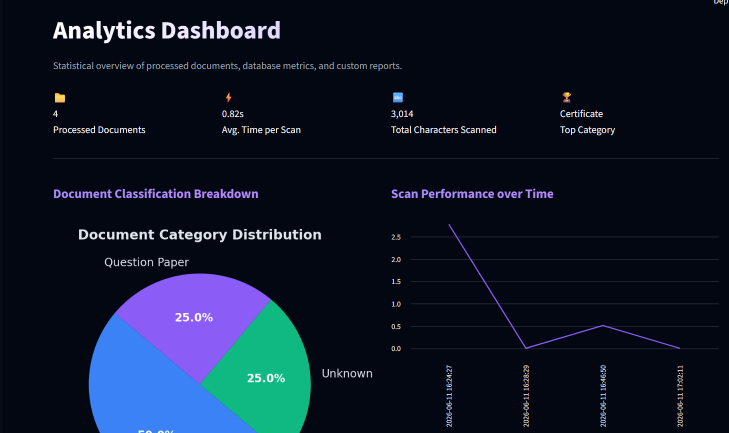
#> input picture images/Analytics Dashboard.png, 1457 x 866 px (shown at 1/2 size)
$ python -i image_processor.py   (imports and definitions only)
#> lines starting #> are read from the running program, lines starting #| are printed output that depends on the picture; after the words box and inside, x2 and y2 are one past the last pixel; in counts of white or black regions, pixels touching at a corner belong together
#> further down, picture is the input picture: shape (866, 1457, 3); mean B, G, R 41.5, 23.9, 14.8
import cv2
import numpy as np
from PIL import Image
# [47 lines left out: functions pil_to_cv, cv_to_pil, apply_grayscale, apply_denoising, apply_contrast_enhancement, not called in this run]
def apply_binarization(cv_img, method="otsu"):
    """
    Applies binarization (black and white thresholding).
    Methods: 'otsu', 'adaptive_gaussian', 'adaptive_mean'
    """
#> called with method = 'otsu'
    # Convert to grayscale first
    if len(cv_img.shape) == 3:
        gray = cv2.cvtColor(cv_img, cv2.COLOR_BGR2GRAY)
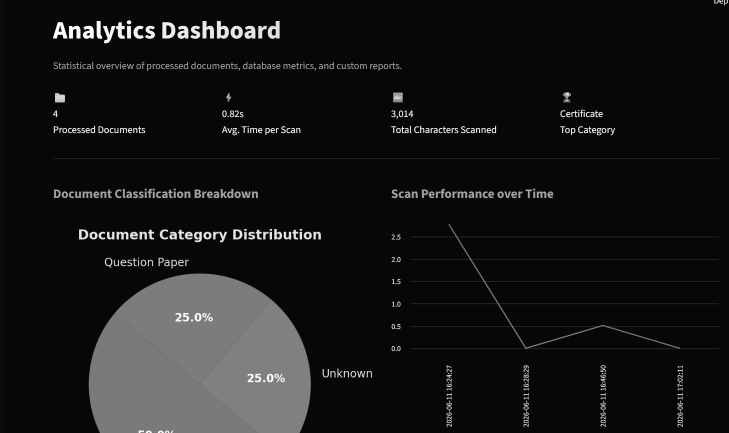
#> gray: shape (866, 1457) (shown at 1/2 size); min 7, max 255, mean 23.2
    else:
        gray = cv_img.copy()

    if method == "otsu":
        _, thresh = cv2.threshold(gray, 0, 255, cv2.THRESH_BINARY | cv2.THRESH_OTSU)
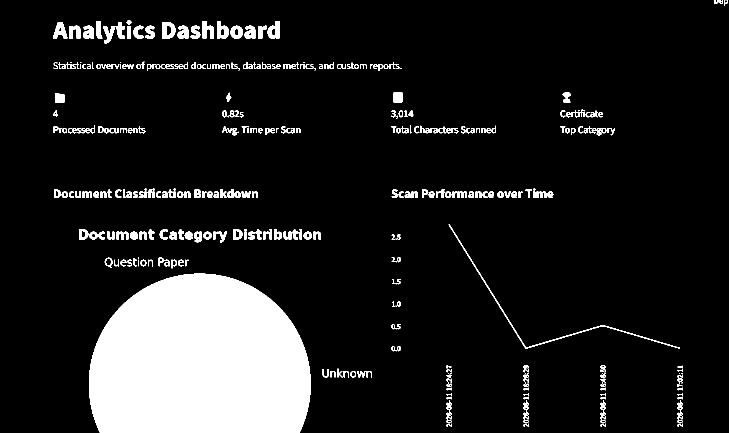
#> thresh: shape (866, 1457) (shown at 1/2 size); 12% white; 373 white regions (36 under 20 px), largest, box (x1, y1, x2, y2) and area: (178, 547, 622, 866) 119001, (897, 448, 1360, 698) 1415, (324, 44, 351, 77) 638
    elif method == "adaptive_gaussian":
        thresh = cv2.adaptiveThreshold(
            gray, 255, cv2.ADAPTIVE_THRESH_GAUSSIAN_C, cv2.THRESH_BINARY, 11, 2
        )
    elif method == "adaptive_mean":
        thresh = cv2.adaptiveThreshold(
            gray, 255, cv2.ADAPTIVE_THRESH_MEAN_C, cv2.THRESH_BINARY, 11, 2
        )
    else:
        # Default simple threshold
        _, thresh = cv2.threshold(gray, 127, 255, cv2.THRESH_BINARY)

    return thresh
# [105 lines left out: functions apply_deskew, apply_upscaling, run_preprocessing_pipeline, not called in this run]

>>> import cv2
>>> picture = cv2.imread('images/Analytics Dashboard.png')
>>> result = apply_binarization(picture)

$ run again, on images/Batch processing.png
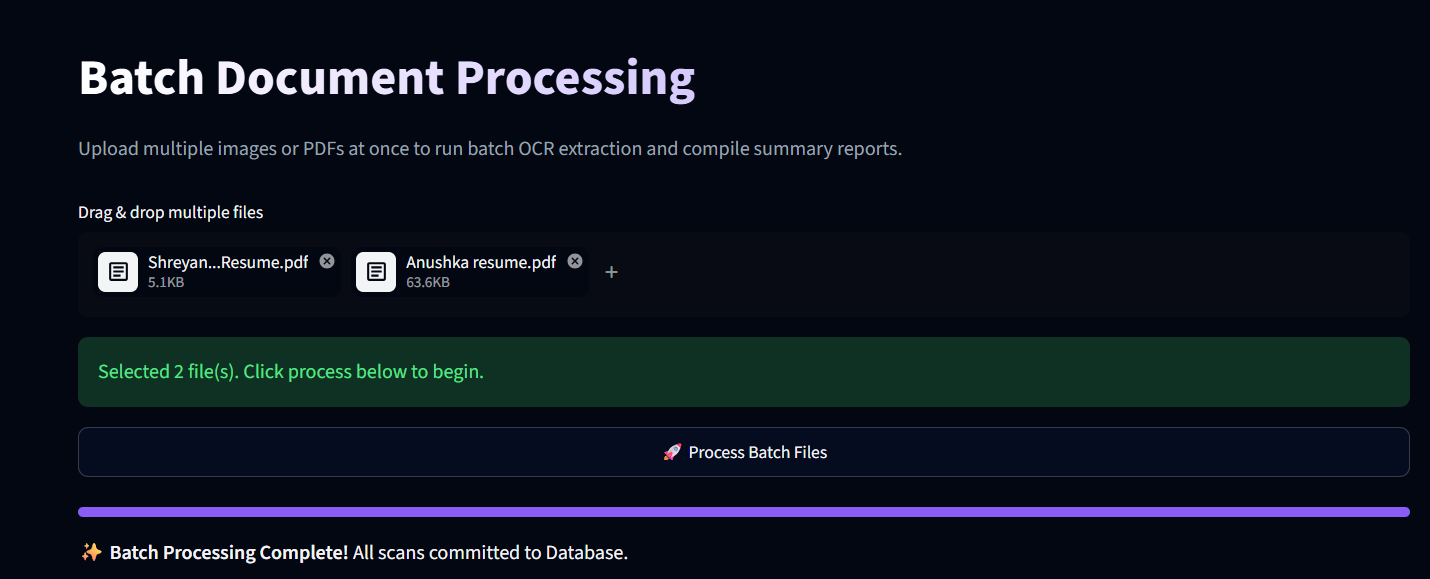
#> input picture images/Batch processing.png, 1430 x 579 px
#> picture is the input picture: shape (579, 1430, 3); mean B, G, R 31, 20, 13.2
#> in apply_binarization, `gray = cv2.cvtColor(cv_img, cv2.COLOR_BGR2GRAY)`:
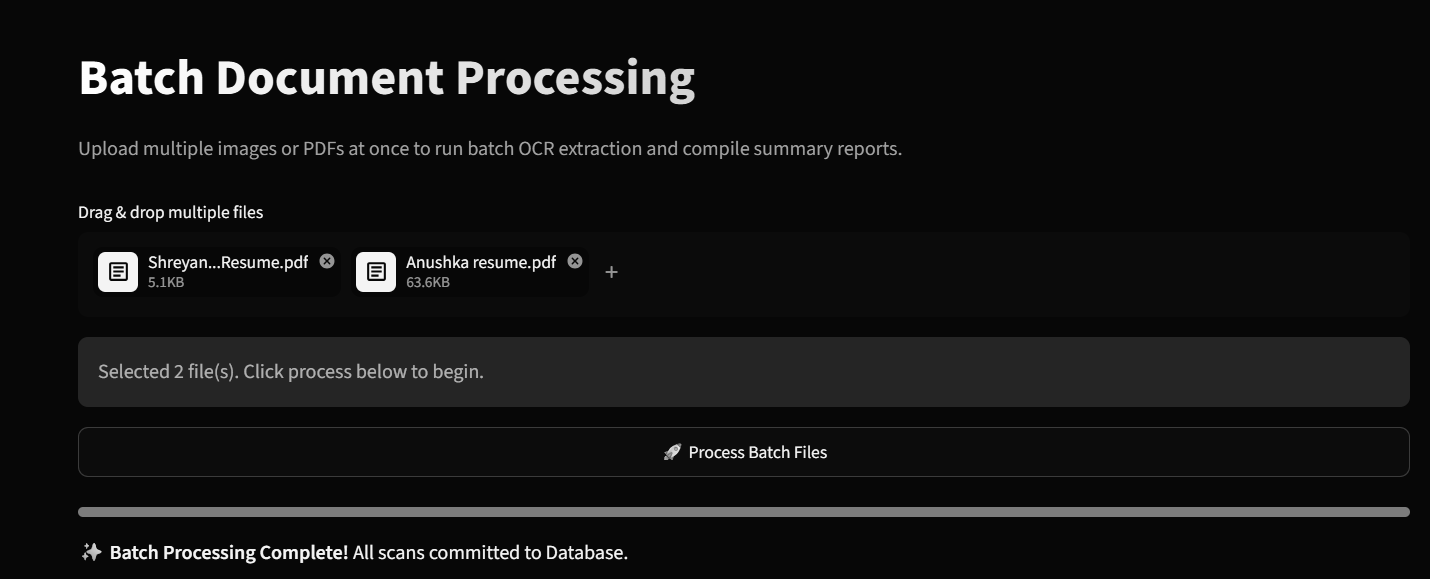
#> gray: shape (579, 1430); min 7, max 255, mean 19.2
#> in apply_binarization, `_, thresh = cv2.threshold(gray, 0, 255, cv2.THRESH_BINARY | cv2.THRESH..`:
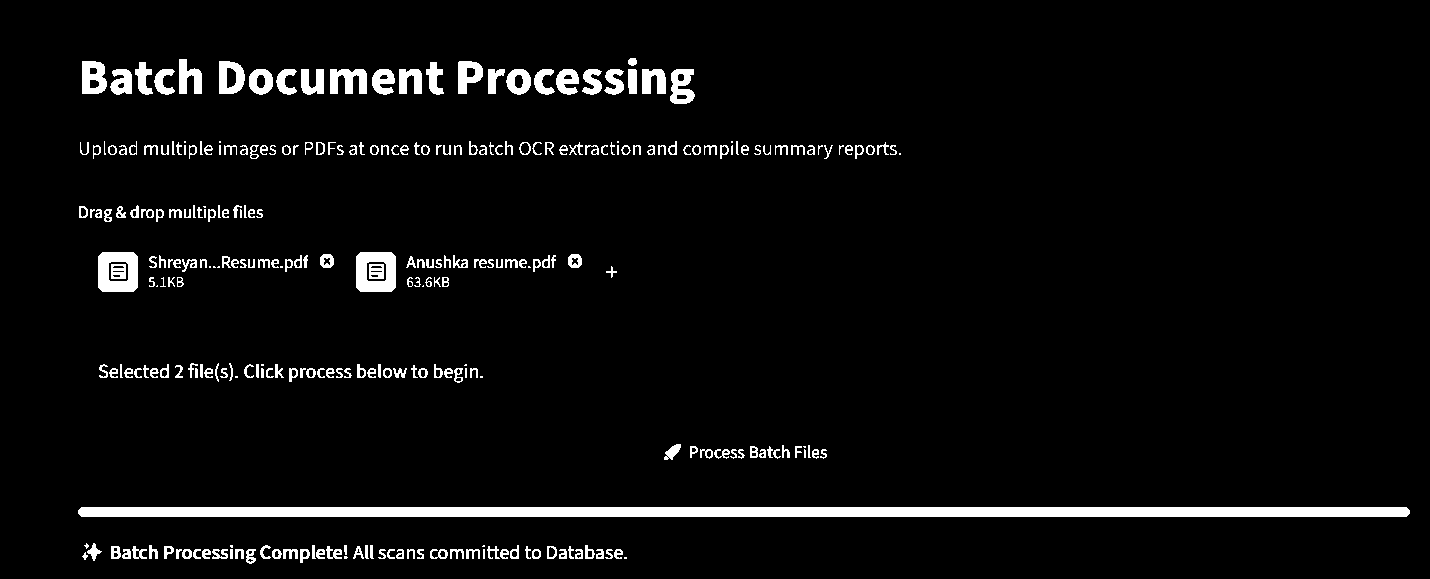
#> thresh: shape (579, 1430); 4.6% white; 294 white regions (31 under 20 px), largest, box (x1, y1, x2, y2) and area: (78, 507, 1410, 517) 13296, (98, 252, 138, 292) 1206, (356, 252, 396, 292) 1206

$ run again, on images/Download Raw Text.png
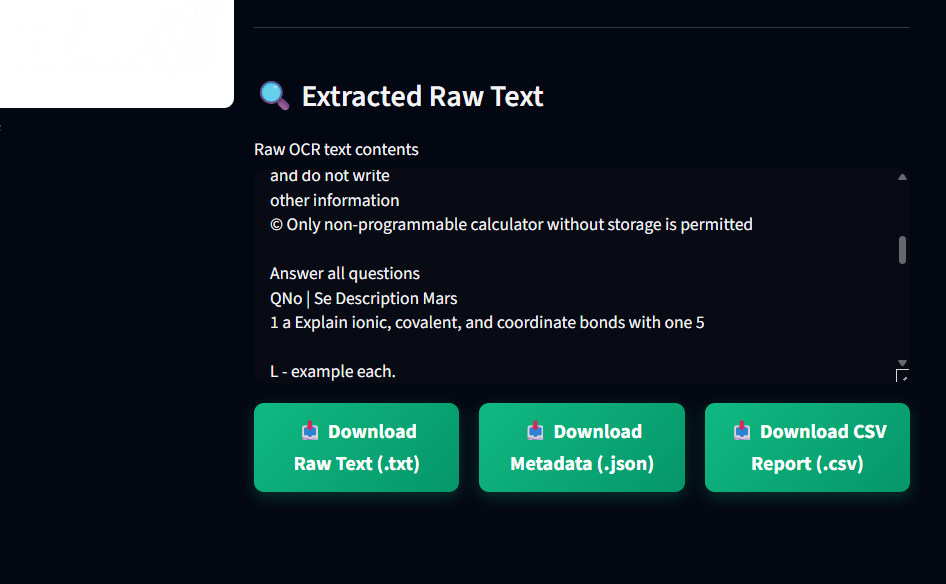
#> input picture images/Download Raw Text.png, 946 x 584 px
#> picture is the input picture: shape (584, 946, 3); mean B, G, R 44.7, 40.3, 22.9
#> in apply_binarization, `gray = cv2.cvtColor(cv_img, cv2.COLOR_BGR2GRAY)`:
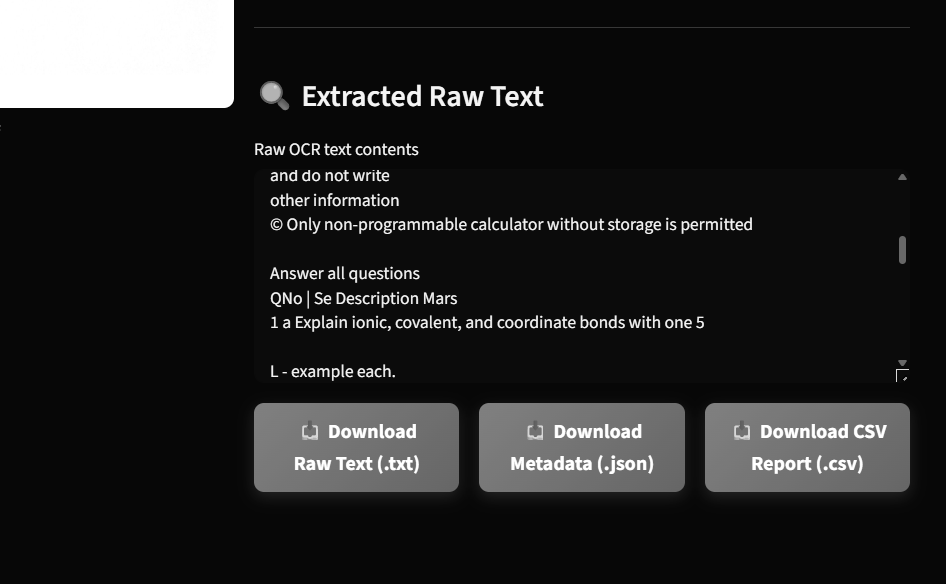
#> gray: shape (584, 946); min 4, max 255, mean 35.7
#> in apply_binarization, `_, thresh = cv2.threshold(gray, 0, 255, cv2.THRESH_BINARY | cv2.THRESH..`:
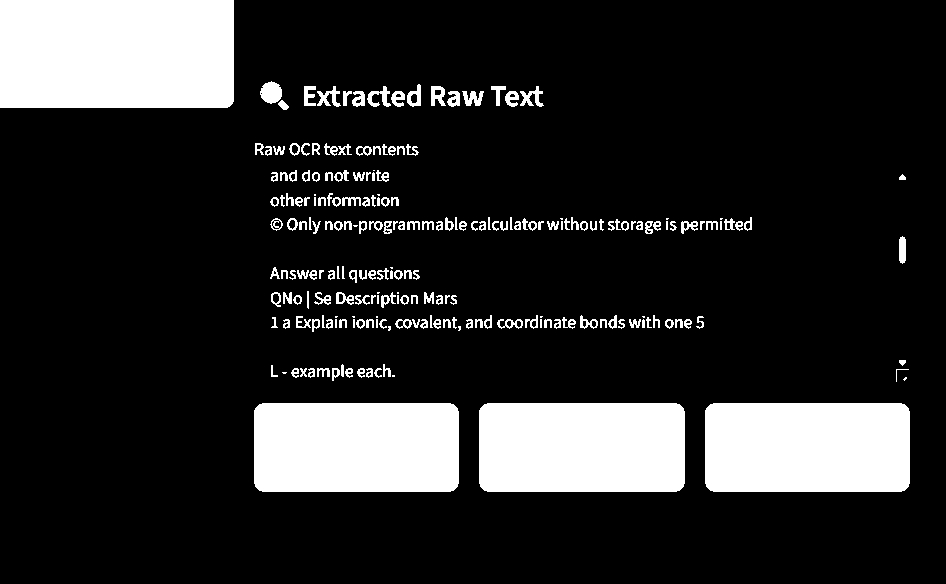
#> thresh: shape (584, 946); 16.6% white; 223 white regions (30 under 20 px), largest, box (x1, y1, x2, y2) and area: (0, 0, 234, 108) 25255, (479, 403, 685, 492) 18235, (254, 403, 459, 492) 18146

$ run again, on images/Field extraction.png
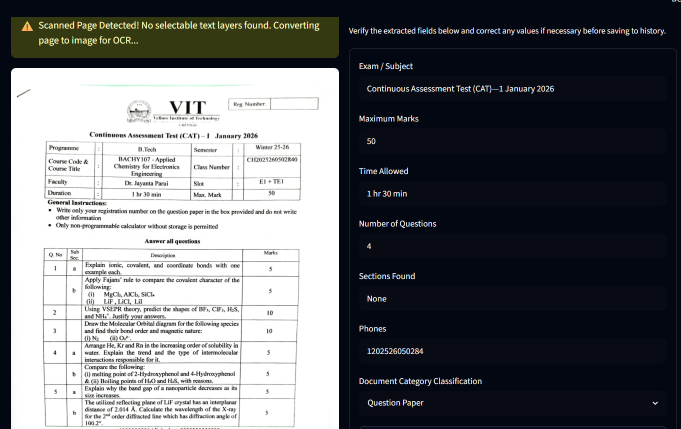
#> input picture images/Field extraction.png, 1361 x 858 px (shown at 1/2 size)
#> picture is the input picture: shape (858, 1361, 3); mean B, G, R 110.1, 106.4, 104.3
#> in apply_binarization, `gray = cv2.cvtColor(cv_img, cv2.COLOR_BGR2GRAY)`:
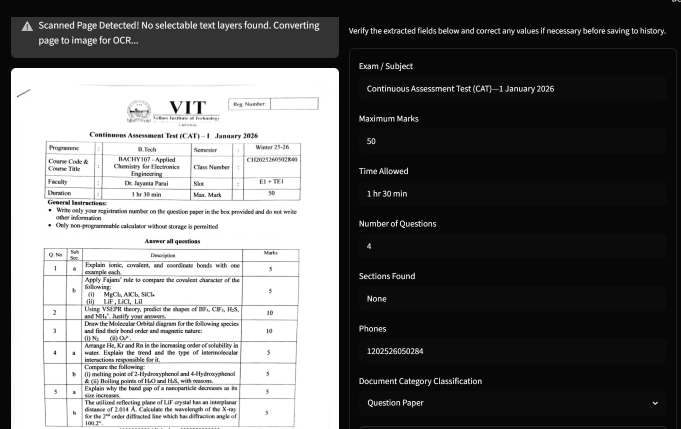
#> gray: shape (858, 1361) (shown at 1/2 size); min 2, max 255, mean 106.2
#> in apply_binarization, `_, thresh = cv2.threshold(gray, 0, 255, cv2.THRESH_BINARY | cv2.THRESH..`:
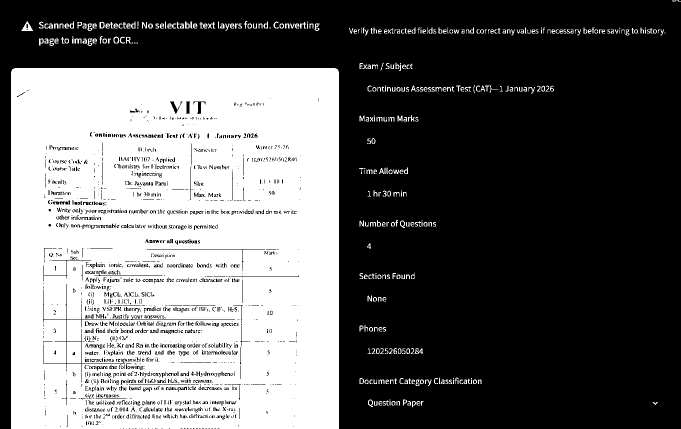
#> thresh: shape (858, 1361) (shown at 1/2 size); 39.5% white; 405 white regions (103 under 20 px), largest, box (x1, y1, x2, y2) and area: (22, 136, 678, 858) 446331, (133, 684, 163, 726) 1237, (43, 43, 66, 62) 217
